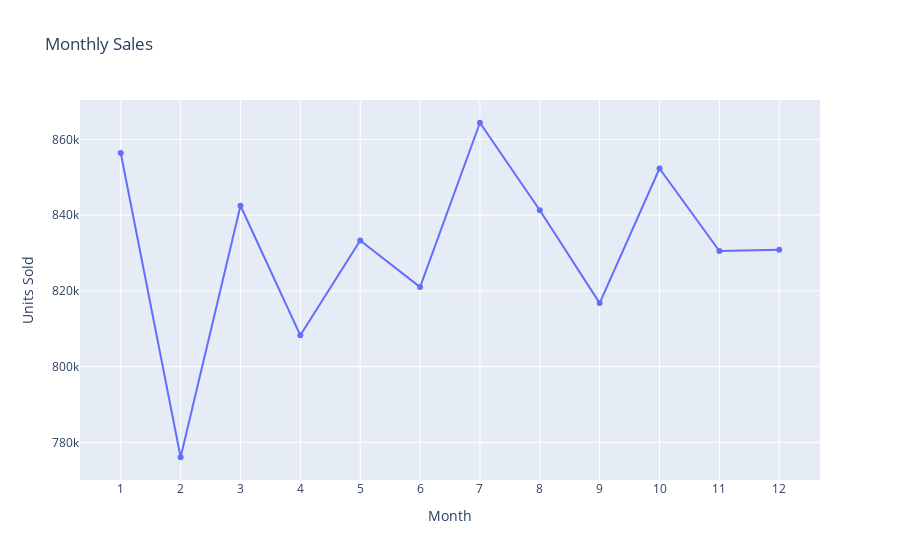

The code cell stored with this chart in its notebook:
### Code cell
monthly_sales = df.groupby('month')['Units Sold'].sum().reset_index()
fig = px.line(monthly_sales, x='month', y='Units Sold', title='Monthly Sales', labels={'month': 'Month', 'Sales': 'Total Sales'})
fig.update_traces(mode='lines+markers')
fig.update_layout(xaxis=dict(tickmode='linear'))
fig.show()

### Figure 1 — Plotly figure (JSON) as saved in the notebook; plotly's stock layout.template omitted (floating-point values rounded to 4 significant figures)
{"data": [{"hovertemplate": "Month=%{x}<br>Units Sold=%{y}<extra></extra>", "legendgroup": "", "line": {"color": "#636efa", "dash": "solid"}, "marker": {"symbol": "circle"}, "mode": "lines+markers", "name": "", "orientation": "v", "showlegend": false, "type": "scatter", "x": [1, 2, 3, 4, 5, 6, 7, 8, 9, 10, 11, 12], "xaxis": "x", "y": [856409, 776084, 842467, 808274, 833311, 820999, 864377, 841273, 816775, 852309, 830514, 830830], "yaxis": "y"}], "layout": {"legend": {"tracegroupgap": 0}, "title": {"text": "Monthly Sales"}, "xaxis": {"anchor": "y", "domain": [0, 1], "tickmode": "linear", "title": {"text": "Month"}}, "yaxis": {"anchor": "x", "domain": [0, 1], "title": {"text": "Units Sold"}}}}
